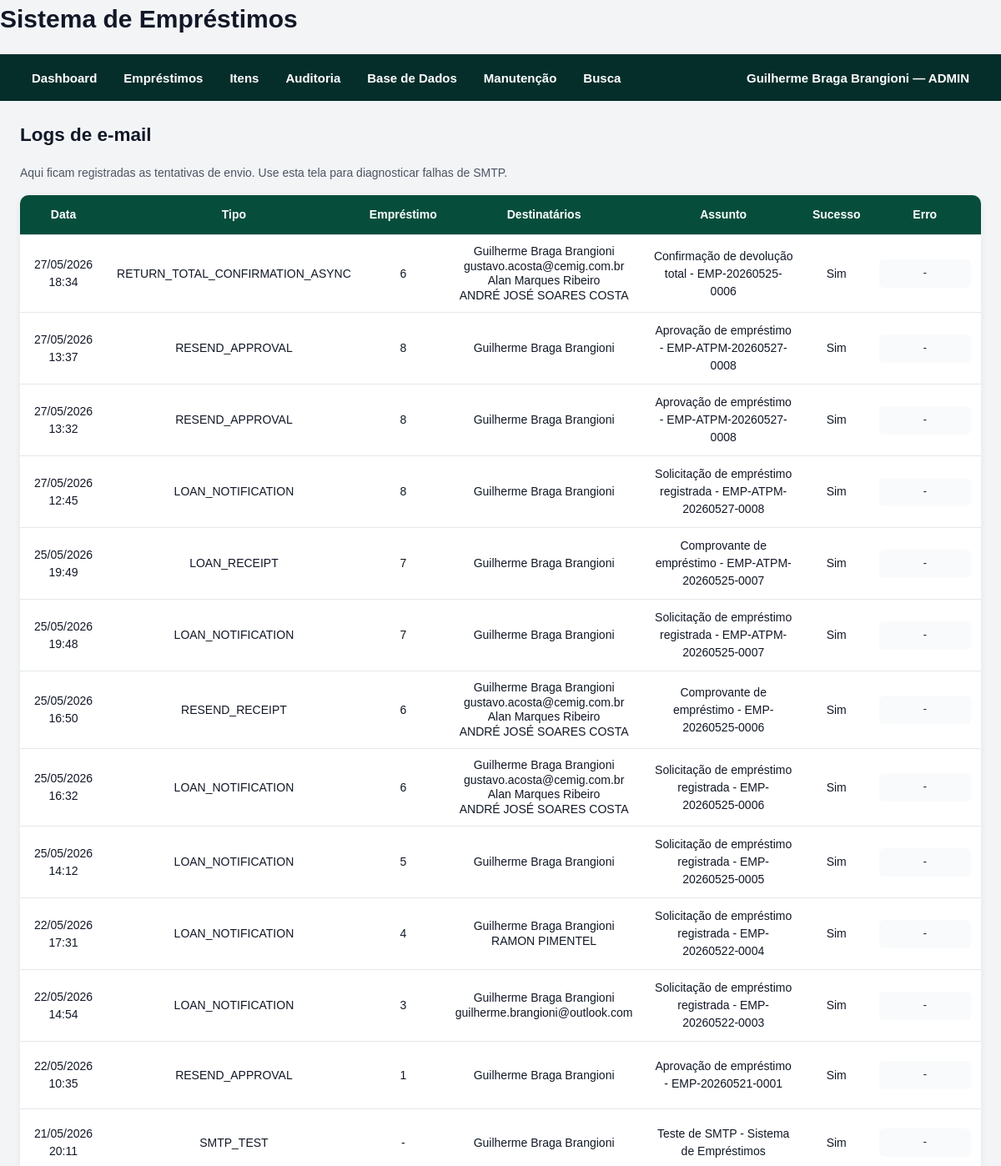
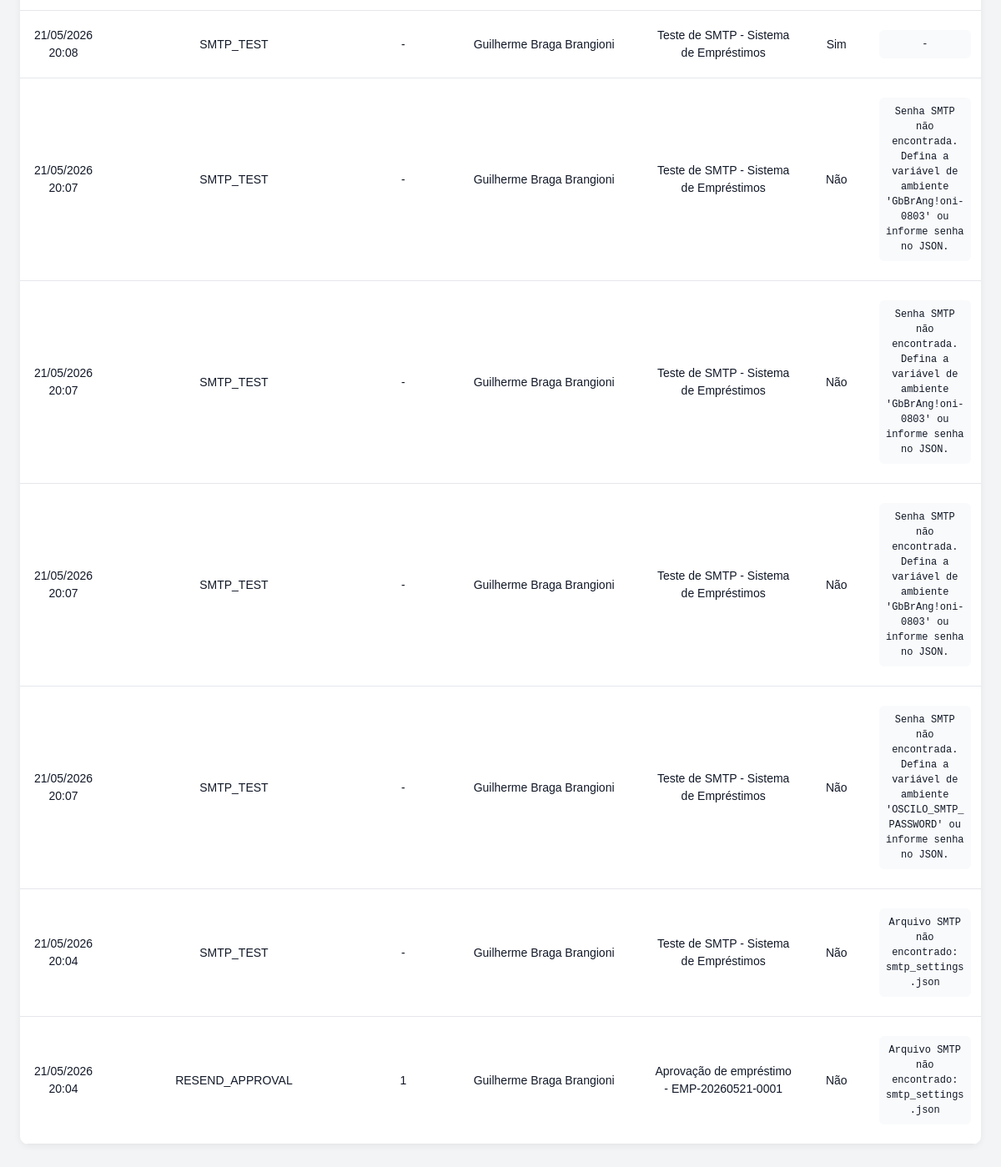
The app's page /emails/ (signed in) with its own data (2 pictures, top to bottom).
### models/system_user.py (models this page shows, shortened)
class SystemUser(db.Model):
    __tablename__ = "system_users"
    id = db.Column(db.Integer, primary_key=True)
    nome = db.Column(db.String(255), nullable=False)
    email = db.Column(db.String(255), nullable=False, unique=True, index=True)
    password_hash = db.Column(db.String(255), nullable=False)
    role = db.Column(db.String(50), nullable=False, default="CONSULTA")
    active = db.Column(db.Boolean, default=True)
    matricula = db.Column(db.String(20))
    telefone = db.Column(db.String(20))
    gerencia = db.Column(db.String(10))
    regional = db.Column(db.String(20))
    equipe = db.Column(db.String(255))
    must_change_password = db.Column(
        db.Boolean,
        nullable=False,
        default=False,
    )
    temporary_password_generated_at = db.Column(db.DateTime)
    password_changed_at = db.Column(db.DateTime)
    last_login_at = db.Column(db.DateTime)
    created_at = db.Column(db.DateTime, default=datetime.utcnow)
    updated_at = db.Column(
        db.DateTime,
        default=datetime.utcnow,
        onupdate=datetime.utcnow,
    )

### models/email_log.py (models this page shows)
class EmailLog(db.Model):
    __tablename__ = "email_logs"
    id = db.Column(db.Integer, primary_key=True)
    loan_id = db.Column(db.Integer, db.ForeignKey("loans.id"), nullable=True)
    email_type = db.Column(db.String(100), nullable=False)
    recipients = db.Column(db.Text, nullable=False)
    subject = db.Column(db.String(255), nullable=False)
    success = db.Column(db.Boolean, default=False)
    error = db.Column(db.Text)
    created_at = db.Column(db.DateTime, default=datetime.utcnow)

### models/user.py (models this page shows)
class User(db.Model):
    __tablename__ = "users"
    id = db.Column(db.Integer, primary_key=True)
    nome = db.Column(db.String(255), nullable=False)
    matricula = db.Column(db.String(100), nullable=False, index=True)
    email = db.Column(db.String(255), nullable=False)
    telefone = db.Column(db.String(100))
    gerencia = db.Column(db.String(255))
    regional = db.Column(db.String(255))
    equipe = db.Column(db.String(255))
    created_at = db.Column(db.DateTime, default=datetime.utcnow)
    loans = db.relationship("Loan", back_populates="user")

### routes/email_routes.py (the view)
@email_bp.route("/")
def email_logs():
    logs = EmailLog.query.order_by(
        EmailLog.created_at.desc()
    ).limit(300).all()
    for log in logs:
        log.recipient_display_list = (
            RecipientDisplayService.display_recipient_names_list(
                log.recipients
            )
        )
    return render_template(
        "email_logs.html",
        logs=logs,
    )

### services/approval_service.py (called while the page is built, shortened)
    @staticmethod
    def count_pending_for_current_user() -> int:
        current_user = AuthService.get_current_user()
        if not current_user:
            return 0
        query = (
            Loan.query
            .join(Approver, Loan.approver_id == Approver.id)
            .filter(Loan.status == LoanStatus.PENDENTE_APROVACAO.value)
        )
        if current_user.role == UserRole.ADMIN.value:
            return query.count()

### services/auth_service.py (called while the page is built)
    @staticmethod
    def count_users() -> int:
        return SystemUser.query.count()

    @staticmethod
    def get_current_user() -> SystemUser | None:
        user_id = session.get(AuthService.SESSION_USER_ID_KEY)
        if not user_id:
            return None
        user = db.session.get(SystemUser, user_id)
        if not user or not user.active:
            AuthService.logout_user()
            return None
        return user

### services/recipient_display_service.py (called while the page is built, shortened)
    @staticmethod
    def parse_recipients(value: Any) -> list[str]:
        if not value:
            return []
        if isinstance(value, list):
            return [
                str(item).strip()
                for item in value
                if str(item).strip()
            ]
        text = str(value).strip()
        if not text:
            return []
        try:
            parsed = json.loads(text)
            if isinstance(parsed, list):
                return [
                    str(item).strip()
                    for item in parsed
                    if str(item).strip()
                ]
            if isinstance(parsed, str):
                return [parsed.strip()] if parsed.strip() else []
        except Exception:
            pass

    @staticmethod
    def display_recipient_names_list(value: Any) -> list[str]:
        emails = RecipientDisplayService.parse_recipients(value)
        if not emails:
            return []
        email_name_map = RecipientDisplayService.get_email_name_map(emails)
        names = []
        for email in emails:
            normalized_email = email.strip().lower()
            name = email_name_map.get(normalized_email)
            if name:
                names.append(name)
            else:
                names.append(email)
        return names

### templates/email_logs.html
{% extends "base.html" %}
{% block content %}
<h2>Logs de e-mail</h2>
<p class="hint">
    Aqui ficam registradas as tentativas de envio.
    Use esta tela para diagnosticar falhas de SMTP.
</p>
<table>
    <thead>
        <tr>
            <th>Data</th>
            <th>Tipo</th>
            <th>Empréstimo</th>
            <th>Destinatários</th>
            <th>Assunto</th>
            <th>Sucesso</th>
            <th>Erro</th>
        </tr>
    </thead>
    <tbody>
        {% for log in logs %}
        <tr>
            <td style="text-align: center;">{{ log.created_at.strftime("%d/%m/%Y %H:%M") }}</td>
            <td style="text-align: center;">{{ log.email_type }}</td>
            <td style="text-align: center;">{{ log.loan_id or "-" }}</td>
            <td class="email-recipients-cell" style="text-align: center;">
                {% if log.recipient_display_list %}
                    {% for recipient_name in log.recipient_display_list %}
                        <span class="email-recipient-line">
                            {{ recipient_name }}
                        </span>
                    {% endfor %}
                {% else %}
                    -
                {% endif %}
            </td>
            <td style="text-align: center;">{{ log.subject }}</td>
            <td style="text-align: center;">{{ "Sim" if log.success else "Não" }}</td>
            <td style="text-align: center;"><pre>{{ log.error or "-" }}</pre></td>
        </tr>
        {% endfor %}
    </tbody>
</table>
{% endblock %}

### templates/base.html (shortened to what this page needs)
<!DOCTYPE html>
<html lang="pt-BR">
<head>
    <link rel="stylesheet" href="{{ url_for('static', filename='style.css') }}">
</head>
<body>
    <header class="topbar">
        <h1>Sistema de Empréstimos</h1>
        <nav class="navbar">
            <div class="nav-left">
                <a class="nav-link" href="{{ url_for('main_bp.dashboard') }}">
                    Dashboard
                </a>
                {% if current_user %}
                    {% if current_user.role in ["ADMIN", "OPERADOR", "CONSULTA"] %}
                    <div class="nav-item dropdown">
                        <button class="nav-drop-button" type="button">
                            Empréstimos
                        </button>
                    </div>
                    {% endif %}
                    {% if current_user.role in ["ADMIN", "OPERADOR", "CONSULTA"] %}
                    <div class="nav-item dropdown">
                        <button class="nav-drop-button" type="button">
                            Itens
                        </button>
                    </div>
                    {% endif %}
                    {% if current_user.role in ["ADMIN", "OPERADOR"] %}
                    <div class="nav-item dropdown">
                        <button class="nav-drop-button" type="button">
                            Auditoria
                        </button>
                    </div>
                    {% endif %}
                    {% if current_user.role in ["ADMIN", "OPERADOR"] %}
                    <div class="nav-item dropdown">
                        <button class="nav-drop-button" type="button">
                            Base de Dados
                        </button>
                    </div>
                    {% endif %}
                    {% if current_user.role == "ADMIN" %}
                    <div class="nav-item dropdown">
                        <button class="nav-drop-button" type="button">
                            Manutenção
                        </button>
                    </div>
                    {% endif %}
                    <a class="nav-link" href="{{ url_for('search_bp.global_search') }}">
                        Busca
                    </a>
                {% endif %}
            </div>
            <div class="nav-right">
                {% if current_user %}
                    <div class="nav-item dropdown user-menu">
                        <button class="nav-drop-button" type="button">
                            {{ current_user.nome }} — {{ current_user.role }}
                        </button>
                    </div>
                {% else %}
                    <a class="nav-link" href="{{ url_for('auth_bp.login') }}">
                        Entrar
                    </a>
                {% endif %}
            </div>
        </nav>
    </header>
    <main class="container">
        {% block content %}{% endblock %}
    </main>
</body>
</html>

### static/style.css (style rules this page uses)
* { box-sizing: border-box; }
body { margin: 0; padding: 0; font-family: Arial, Helvetica, sans-serif; font-size: 15px; line-height: 1.5; background: #f3f4f6; color: #111827; }
h1, h2, h3, h4 { margin-top: 0; color: #111827; }
h2 { margin-bottom: 18px; }
a { color: #2563eb; text-decoration: none; }
pre { white-space: pre-wrap; word-break: break-word; background: #f9fafb; padding: 8px; border-radius: 6px; font-size: 12px; max-width: 360px; }
main, .container { max-width: 1400px; margin: 0 auto; padding: 24px; }
.navbar { background: #1f2937; color: white; display: flex; justify-content: space-between; align-items: center; gap: 16px; padding: 0 24px; min-height: 56px; position: relative; z-index: 1000; }
.navbar * { box-sizing: border-box; }
.nav-left, .nav-right { display: flex; align-items: center; gap: 4px; }
.nav-item { position: relative; display: flex; align-items: center; }
.nav-link, .nav-drop-button { height: 56px; display: flex; align-items: center; justify-content: center; padding: 0 14px; margin: 0; color: white; background: transparent; border: none; font-family: inherit; font-size: 15px; font-weight: 600; line-height: 1; text-decoration: none; cursor: pointer; white-space: nowrap; }
.user-menu .nav-drop-button { max-width: 380px; overflow: hidden; text-overflow: ellipsis; }
.hint { color: #4b5563; font-size: 14px; margin: 8px 0 16px; }
button, .button { display: inline-flex; align-items: center; justify-content: center; min-height: 40px; padding: 10px 14px; border: none; border-radius: 8px; background: #2563eb; color: white; font: inherit; font-weight: 600; text-decoration: none; cursor: pointer; }
table { width: 100%; border-collapse: collapse; background: white; border-radius: 10px; overflow: hidden; margin-bottom: 20px; box-shadow: 0 2px 8px rgba(0, 0, 0, 0.06); }
thead { background: #111827; color: white; }
th, td { padding: 11px 12px; border-bottom: 1px solid #e5e7eb; text-align: left; vertical-align: top; }
th { font-weight: 700; font-size: 14px; }
td { font-size: 14px; }
table td { vertical-align: middle; }
table td:last-child { vertical-align: middle; }
:root { --primary-green: #064e3b; --primary-green-hover: #065f46; --primary-green-light: #d1fae5; --primary-green-border: #10b981; --primary-green-text: #064e3b; }
a { color: var(--primary-green); }
button, .button { background: var(--primary-green); color: white; }
thead { background: var(--primary-green); color: white; }
.navbar { background: #052e2b; }
table thead th { text-align: center !important; vertical-align: middle !important; height: 48px; padding: 12px 10px; white-space: normal; line-height: 1.35; }
.email-recipients-cell { line-height: 1.15; vertical-align: middle; }
.email-recipient-line { display: block; margin: 0; padding: 0; line-height: 1.25; white-space: normal; }

### records on screen
SystemUser: nome "Guilherme Braga Brangioni", role "ADMIN"
EmailLog: created_at "27/05/2026 18:34", email_type "RETURN_TOTAL_CONFIRMATION_ASYNC", loan "6", recipient_display_list "gustavo.acosta@cemig.com.br", subject "Confirmação de devolução total - EMP-20260525-0006", success "Sim", error "-"
SystemUser: nome "Alan Marques Ribeiro"
User: nome "ANDRÉ JOSÉ SOARES COSTA"
EmailLog: created_at "27/05/2026 13:37", email_type "RESEND_APPROVAL", loan "8", subject "Aprovação de empréstimo - EMP-ATPM-20260527-0008", success "Sim", error "-"
EmailLog: created_at "27/05/2026 13:32", email_type "RESEND_APPROVAL", loan "8", subject "Aprovação de empréstimo - EMP-ATPM-20260527-0008", success "Sim", error "-"
EmailLog: created_at "27/05/2026 12:45", email_type "LOAN_NOTIFICATION", loan "8", subject "Solicitação de empréstimo registrada - EMP-ATPM-20260527-0008", success "Sim", error "-"
EmailLog: created_at "25/05/2026 19:49", email_type "LOAN_RECEIPT", loan "7", subject "Comprovante de empréstimo - EMP-ATPM-20260525-0007", success "Sim", error "-"
EmailLog: created_at "25/05/2026 19:48", email_type "LOAN_NOTIFICATION", loan "7", subject "Solicitação de empréstimo registrada - EMP-ATPM-20260525-0007", success "Sim", error "-"
EmailLog: created_at "25/05/2026 16:50", email_type "RESEND_RECEIPT", loan "6", recipient_display_list "gustavo.acosta@cemig.com.br", subject "Comprovante de empréstimo - EMP-20260525-0006", success "Sim", error "-"
EmailLog: created_at "25/05/2026 16:32", email_type "LOAN_NOTIFICATION", loan "6", recipient_display_list "gustavo.acosta@cemig.com.br", subject "Solicitação de empréstimo registrada - EMP-20260525-0006", success "Sim", error "-"
EmailLog: created_at "25/05/2026 14:12", email_type "LOAN_NOTIFICATION", loan "5", subject "Solicitação de empréstimo registrada - EMP-20260525-0005", success "Sim", error "-"
EmailLog: created_at "22/05/2026 17:31", email_type "LOAN_NOTIFICATION", loan "4", subject "Solicitação de empréstimo registrada - EMP-20260522-0004", success "Sim", error "-"
User: nome "RAMON PIMENTEL"
EmailLog: created_at "22/05/2026 14:54", email_type "LOAN_NOTIFICATION", loan "3", recipient_display_list "guilherme.brangioni@outlook.com", subject "Solicitação de empréstimo registrada - EMP-20260522-0003", success "Sim", error "-"
EmailLog: created_at "22/05/2026 10:35", email_type "RESEND_APPROVAL", loan "1", subject "Aprovação de empréstimo - EMP-20260521-0001", success "Sim", error "-"
EmailLog: created_at "21/05/2026 20:11", email_type "SMTP_TEST", loan_id "-", subject "Teste de SMTP - Sistema de Empréstimos", success "Sim", error "-"
EmailLog: created_at "21/05/2026 20:08", email_type "SMTP_TEST", loan_id "-", subject "Teste de SMTP - Sistema de Empréstimos", success "Sim", error "-"
EmailLog: created_at "21/05/2026 20:07", email_type "SMTP_TEST", loan_id "-", subject "Teste de SMTP - Sistema de Empréstimos", success "Não", error "Senha SMTP não encontrada. Defina a variável de ambiente 'GbBrAng!oni-0803' ou informe senha no JSON."
EmailLog: created_at "21/05/2026 20:07", email_type "SMTP_TEST", loan_id "-", subject "Teste de SMTP - Sistema de Empréstimos", success "Não", error "Senha SMTP não encontrada. Defina a variável de ambiente 'GbBrAng!oni-0803' ou informe senha no JSON."
EmailLog: created_at "21/05/2026 20:07", email_type "SMTP_TEST", loan_id "-", subject "Teste de SMTP - Sistema de Empréstimos", success "Não", error "Senha SMTP não encontrada. Defina a variável de ambiente 'GbBrAng!oni-0803' ou informe senha no JSON."
EmailLog: created_at "21/05/2026 20:07", email_type "SMTP_TEST", loan_id "-", subject "Teste de SMTP - Sistema de Empréstimos", success "Não", error "Senha SMTP não encontrada. Defina a variável de ambiente 'OSCILO_SMTP_PASSWORD' ou informe senha no JSON."
EmailLog: created_at "21/05/2026 20:04", email_type "SMTP_TEST", loan_id "-", subject "Teste de SMTP - Sistema de Empréstimos", success "Não", error "Arquivo SMTP não encontrado: smtp_settings.json"
EmailLog: created_at "21/05/2026 20:04", email_type "RESEND_APPROVAL", loan "1", subject "Aprovação de empréstimo - EMP-20260521-0001", success "Não", error "Arquivo SMTP não encontrado: smtp_settings.json"
